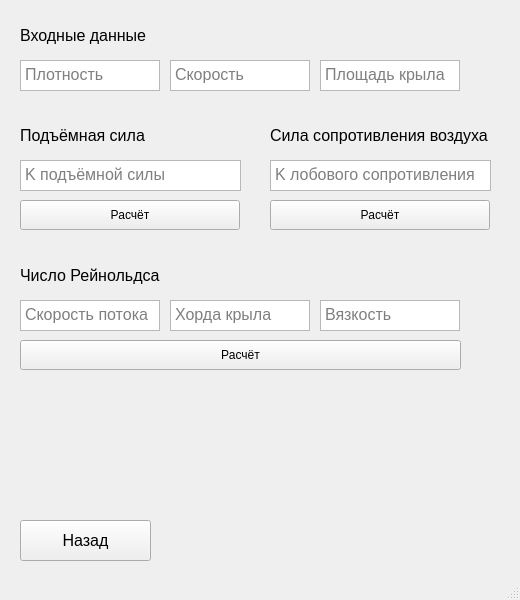
<?xml version="1.0" encoding="UTF-8"?>
<ui version="4.0">
 <class>MainWindow</class>
 <widget class="QMainWindow" name="MainWindow">
  <property name="geometry">
   <rect>
    <x>0</x>
    <y>0</y>
    <width>520</width>
    <height>600</height>
   </rect>
  </property>
  <property name="sizePolicy">
   <sizepolicy hsizetype="Fixed" vsizetype="Fixed">
    <horstretch>0</horstretch>
    <verstretch>0</verstretch>
   </sizepolicy>
  </property>
  <property name="windowTitle">
   <string>Теоретические расчёты</string>
  </property>
  <property name="inputMethodHints">
   <set>Qt::ImhDigitsOnly|Qt::ImhFormattedNumbersOnly</set>
  </property>
  <widget class="QWidget" name="centralwidget">
   <widget class="QLabel" name="label">
    <property name="geometry">
     <rect>
      <x>20</x>
      <y>20</y>
      <width>141</width>
      <height>31</height>
     </rect>
    </property>
    <property name="font">
     <font>
      <pointsize>12</pointsize>
     </font>
    </property>
    <property name="text">
     <string>Входные данные</string>
    </property>
    <property name="scaledContents">
     <bool>true</bool>
    </property>
   </widget>
   <widget class="QPushButton" name="back_btn">
    <property name="geometry">
     <rect>
      <x>20</x>
      <y>520</y>
      <width>131</width>
      <height>41</height>
     </rect>
    </property>
    <property name="font">
     <font>
      <pointsize>12</pointsize>
     </font>
    </property>
    <property name="text">
     <string>Назад</string>
    </property>
   </widget>
   <widget class="QTextEdit" name="p_edit">
    <property name="geometry">
     <rect>
      <x>20</x>
      <y>60</y>
      <width>140</width>
      <height>31</height>
     </rect>
    </property>
    <property name="font">
     <font>
      <pointsize>12</pointsize>
     </font>
    </property>
    <property name="inputMethodHints">
     <set>Qt::ImhDigitsOnly|Qt::ImhFormattedNumbersOnly</set>
    </property>
    <property name="placeholderText">
     <string>Плотность</string>
    </property>
   </widget>
   <widget class="QTextEdit" name="v_edit">
    <property name="geometry">
     <rect>
      <x>170</x>
      <y>60</y>
      <width>140</width>
      <height>31</height>
     </rect>
    </property>
    <property name="font">
     <font>
      <pointsize>12</pointsize>
     </font>
    </property>
    <property name="inputMethodHints">
     <set>Qt::ImhDigitsOnly|Qt::ImhFormattedNumbersOnly</set>
    </property>
    <property name="placeholderText">
     <string>Скорость</string>
    </property>
   </widget>
   <widget class="QTextEdit" name="s_edit">
    <property name="geometry">
     <rect>
      <x>320</x>
      <y>60</y>
      <width>140</width>
      <height>31</height>
     </rect>
    </property>
    <property name="font">
     <font>
      <pointsize>12</pointsize>
     </font>
    </property>
    <property name="inputMethodHints">
     <set>Qt::ImhDigitsOnly|Qt::ImhFormattedNumbersOnly</set>
    </property>
    <property name="placeholderText">
     <string>Площадь крыла</string>
    </property>
   </widget>
   <widget class="QLabel" name="label_2">
    <property name="geometry">
     <rect>
      <x>20</x>
      <y>120</y>
      <width>141</width>
      <height>31</height>
     </rect>
    </property>
    <property name="font">
     <font>
      <pointsize>12</pointsize>
     </font>
    </property>
    <property name="text">
     <string>Подъёмная сила</string>
    </property>
    <property name="scaledContents">
     <bool>true</bool>
    </property>
   </widget>
   <widget class="QTextEdit" name="c_y_edit">
    <property name="geometry">
     <rect>
      <x>20</x>
      <y>160</y>
      <width>221</width>
      <height>31</height>
     </rect>
    </property>
    <property name="font">
     <font>
      <pointsize>12</pointsize>
     </font>
    </property>
    <property name="inputMethodHints">
     <set>Qt::ImhDigitsOnly|Qt::ImhFormattedNumbersOnly</set>
    </property>
    <property name="placeholderText">
     <string>K подъёмной силы</string>
    </property>
   </widget>
   <widget class="QLabel" name="label_3">
    <property name="geometry">
     <rect>
      <x>270</x>
      <y>120</y>
      <width>221</width>
      <height>31</height>
     </rect>
    </property>
    <property name="font">
     <font>
      <pointsize>12</pointsize>
     </font>
    </property>
    <property name="text">
     <string>Сила сопротивления воздуха</string>
    </property>
    <property name="scaledContents">
     <bool>true</bool>
    </property>
   </widget>
   <widget class="QTextEdit" name="c_x_edit">
    <property name="geometry">
     <rect>
      <x>270</x>
      <y>160</y>
      <width>221</width>
      <height>31</height>
     </rect>
    </property>
    <property name="font">
     <font>
      <pointsize>12</pointsize>
     </font>
    </property>
    <property name="inputMethodHints">
     <set>Qt::ImhDigitsOnly|Qt::ImhFormattedNumbersOnly</set>
    </property>
    <property name="placeholderText">
     <string>K лобового сопротивления</string>
    </property>
   </widget>
   <widget class="QPushButton" name="find_1">
    <property name="geometry">
     <rect>
      <x>20</x>
      <y>200</y>
      <width>220</width>
      <height>30</height>
     </rect>
    </property>
    <property name="text">
     <string>Расчёт</string>
    </property>
   </widget>
   <widget class="QPushButton" name="find_2">
    <property name="geometry">
     <rect>
      <x>270</x>
      <y>200</y>
      <width>220</width>
      <height>30</height>
     </rect>
    </property>
    <property name="text">
     <string>Расчёт</string>
    </property>
   </widget>
   <widget class="QLabel" name="label_5">
    <property name="geometry">
     <rect>
      <x>20</x>
      <y>260</y>
      <width>161</width>
      <height>31</height>
     </rect>
    </property>
    <property name="font">
     <font>
      <pointsize>12</pointsize>
     </font>
    </property>
    <property name="text">
     <string>Число Рейнольдса</string>
    </property>
    <property name="scaledContents">
     <bool>true</bool>
    </property>
   </widget>
   <widget class="QTextEdit" name="th_edit">
    <property name="geometry">
     <rect>
      <x>20</x>
      <y>300</y>
      <width>140</width>
      <height>31</height>
     </rect>
    </property>
    <property name="font">
     <font>
      <pointsize>12</pointsize>
     </font>
    </property>
    <property name="inputMethodHints">
     <set>Qt::ImhDigitsOnly|Qt::ImhFormattedNumbersOnly</set>
    </property>
    <property name="placeholderText">
     <string>Скорость потока</string>
    </property>
   </widget>
   <widget class="QTextEdit" name="hord_edit">
    <property name="geometry">
     <rect>
      <x>170</x>
      <y>300</y>
      <width>140</width>
      <height>31</height>
     </rect>
    </property>
    <property name="font">
     <font>
      <pointsize>12</pointsize>
     </font>
    </property>
    <property name="inputMethodHints">
     <set>Qt::ImhDigitsOnly|Qt::ImhFormattedNumbersOnly</set>
    </property>
    <property name="placeholderText">
     <string>Хорда крыла</string>
    </property>
   </widget>
   <widget class="QTextEdit" name="m_edit">
    <property name="geometry">
     <rect>
      <x>320</x>
      <y>300</y>
      <width>140</width>
      <height>31</height>
     </rect>
    </property>
    <property name="font">
     <font>
      <pointsize>12</pointsize>
     </font>
    </property>
    <property name="inputMethodHints">
     <set>Qt::ImhDigitsOnly|Qt::ImhFormattedNumbersOnly</set>
    </property>
    <property name="placeholderText">
     <string>Вязкость</string>
    </property>
   </widget>
   <widget class="QPushButton" name="find_3">
    <property name="geometry">
     <rect>
      <x>20</x>
      <y>340</y>
      <width>441</width>
      <height>30</height>
     </rect>
    </property>
    <property name="text">
     <string>Расчёт</string>
    </property>
   </widget>
   <widget class="QLabel" name="res_label">
    <property name="geometry">
     <rect>
      <x>20</x>
      <y>400</y>
      <width>471</width>
      <height>40</height>
     </rect>
    </property>
    <property name="font">
     <font>
      <pointsize>13</pointsize>
     </font>
    </property>
    <property name="text">
     <string/>
    </property>
    <property name="scaledContents">
     <bool>true</bool>
    </property>
   </widget>
  </widget>
  <widget class="QMenuBar" name="menubar">
   <property name="geometry">
    <rect>
     <x>0</x>
     <y>0</y>
     <width>520</width>
     <height>21</height>
    </rect>
   </property>
  </widget>
  <widget class="QStatusBar" name="statusbar"/>
 </widget>
 <resources/>
 <connections/>
</ui>
